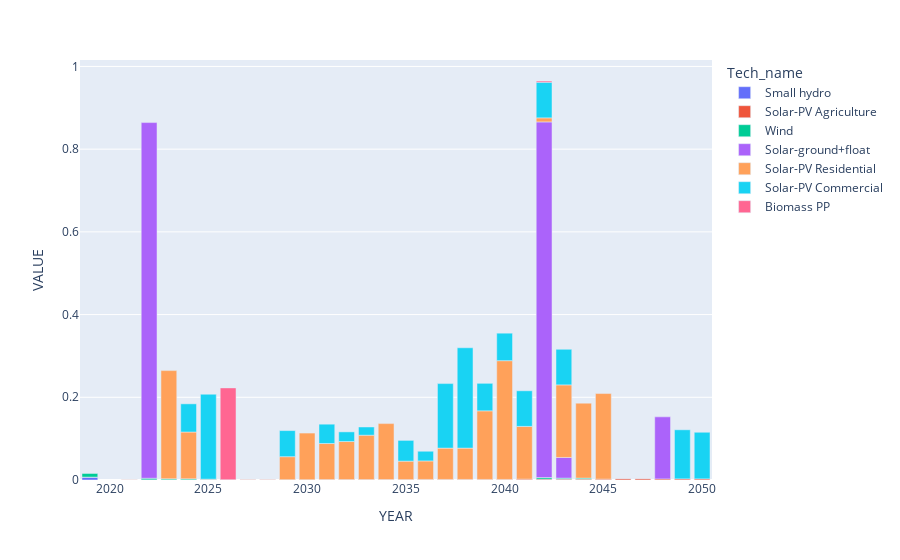

Notebook code cell kept with this figure:
### Code cell
px.bar(new_cap, x="YEAR", y='VALUE', color='Tech_name')

### Figure 1 — Plotly figure (JSON) as saved in the notebook; plotly's stock layout.template omitted (floating-point values rounded to 4 significant figures)
{"data": [{"alignmentgroup": "True", "hovertemplate": "Tech_name=Small hydro<br>YEAR=%{x}<br>VALUE=%{y}<extra></extra>", "legendgroup": "Small hydro", "marker": {"color": "#636efa", "pattern": {"shape": ""}}, "name": "Small hydro", "offsetgroup": "Small hydro", "orientation": "v", "showlegend": true, "textposition": "auto", "type": "bar", "x": [2019], "xaxis": "x", "y": [0.007], "yaxis": "y"}, {"alignmentgroup": "True", "hovertemplate": "Tech_name=Solar-PV Agriculture<br>YEAR=%{x}<br>VALUE=%{y}<extra></extra>", "legendgroup": "Solar-PV Agriculture", "marker": {"color": "#EF553B", "pattern": {"shape": ""}}, "name": "Solar-PV Agriculture", "offsetgroup": "Solar-PV Agriculture", "orientation": "v", "showlegend": true, "textposition": "auto", "type": "bar", "x": [2019, 2021, 2022, 2023, 2024, 2025, 2026, 2027, 2028, 2029, 2030, 2031, 2032, 2033, 2034, 2035, 2036, 2037, 2038, 2039, 2040, 2041, 2042, 2043, 2044, 2045, 2046, 2047, 2048, 2049, 2050], "xaxis": "x", "y": [1.782e-05, 0.0004278, 0.0004278, 0.0004099, 0.0004278, 0.0004278, 0.0007308, 0.0007308, 0.0007308, 0.0007308, 0.0007308, 0.001034, 0.001034, 0.001034, 0.001034, 0.001034, 0.001337, 0.001337, 0.001337, 0.001355, 0.001337, 0.002085, 0.002068, 0.00205, 0.002068, 0.002068, 0.002674, 0.002691, 0.002674, 0.002674, 0.002674], "yaxis": "y"}, {"alignmentgroup": "True", "hovertemplate": "Tech_name=Wind<br>YEAR=%{x}<br>VALUE=%{y}<extra></extra>", "legendgroup": "Wind", "marker": {"color": "#00cc96", "pattern": {"shape": ""}}, "name": "Wind", "offsetgroup": "Wind", "orientation": "v", "showlegend": true, "textposition": "auto", "type": "bar", "x": [2019, 2022, 2023, 2024, 2042, 2043, 2044], "xaxis": "x", "y": [0.008767, 0.003829, 0.002455, 0.002483, 0.003829, 0.002455, 0.002483], "yaxis": "y"}, {"alignmentgroup": "True", "hovertemplate": "Tech_name=Solar-ground+float<br>YEAR=%{x}<br>VALUE=%{y}<extra></extra>", "legendgroup": "Solar-ground+float", "marker": {"color": "#ab63fa", "pattern": {"shape": ""}}, "name": "Solar-ground+float", "offsetgroup": "Solar-ground+float", "orientation": "v", "showlegend": true, "textposition": "auto", "type": "bar", "x": [2022, 2042, 2043, 2048], "xaxis": "x", "y": [0.86, 0.86, 0.05, 0.15], "yaxis": "y"}, {"alignmentgroup": "True", "hovertemplate": "Tech_name=Solar-PV Residential<br>YEAR=%{x}<br>VALUE=%{y}<extra></extra>", "legendgroup": "Solar-PV Residential", "marker": {"color": "#FFA15A", "pattern": {"shape": ""}}, "name": "Solar-PV Residential", "offsetgroup": "Solar-PV Residential", "orientation": "v", "showlegend": true, "textposition": "auto", "type": "bar", "x": [2023, 2024, 2025, 2029, 2030, 2031, 2032, 2033, 2034, 2035, 2036, 2037, 2038, 2039, 2040, 2041, 2042, 2043, 2044, 2045], "xaxis": "x", "y": [0.2616, 0.1131, 0.001595, 0.05567, 0.1128, 0.08725, 0.092, 0.1073, 0.1354, 0.04459, 0.04478, 0.07576, 0.07576, 0.1659, 0.2872, 0.1275, 0.009772, 0.1755, 0.1813, 0.207], "yaxis": "y"}, {"alignmentgroup": "True", "hovertemplate": "Tech_name=Solar-PV Commercial<br>YEAR=%{x}<br>VALUE=%{y}<extra></extra>", "legendgroup": "Solar-PV Commercial", "marker": {"color": "#19d3f3", "pattern": {"shape": ""}}, "name": "Solar-PV Commercial", "offsetgroup": "Solar-PV Commercial", "orientation": "v", "showlegend": true, "textposition": "auto", "type": "bar", "x": [2024, 2025, 2029, 2031, 2032, 2033, 2035, 2036, 2037, 2038, 2039, 2040, 2041, 2042, 2043, 2049, 2050], "xaxis": "x", "y": [0.06817, 0.2054, 0.06308, 0.04669, 0.02334, 0.01986, 0.05018, 0.02339, 0.156, 0.2426, 0.0665, 0.0665, 0.08612, 0.08612, 0.08611, 0.1187, 0.1128], "yaxis": "y"}, {"alignmentgroup": "True", "hovertemplate": "Tech_name=Biomass PP<br>YEAR=%{x}<br>VALUE=%{y}<extra></extra>", "legendgroup": "Biomass PP", "marker": {"color": "#FF6692", "pattern": {"shape": ""}}, "name": "Biomass PP", "offsetgroup": "Biomass PP", "orientation": "v", "showlegend": true, "textposition": "auto", "type": "bar", "x": [2026, 2042], "xaxis": "x", "y": [0.222, 0.003031], "yaxis": "y"}], "layout": {"barmode": "relative", "legend": {"title": {"text": "Tech_name"}, "tracegroupgap": 0}, "margin": {"t": 60}, "xaxis": {"anchor": "y", "domain": [0, 1], "title": {"text": "YEAR"}}, "yaxis": {"anchor": "x", "domain": [0, 1], "title": {"text": "VALUE"}}}}
